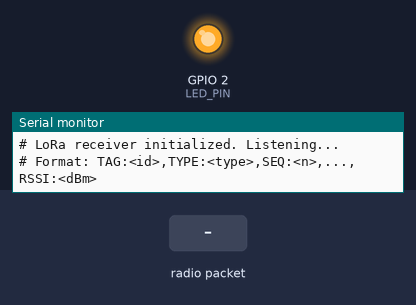
Simulated run of this sketch. Board: ESP32. Shown: output pins drawn as LEDs (lit = HIGH), the last lines printed to the serial monitor. The inputs (shaded band) are chosen by the test bench. No radio packets arrive unless stated.

Above: at 0.04 s.
At 1.7 s:
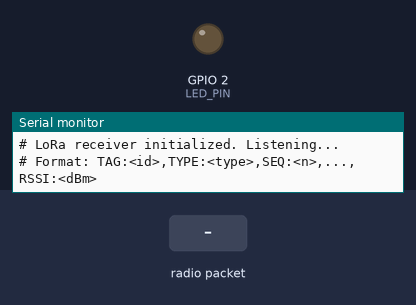
1.8 s: radio packet "1" arrives
At 2.3 s:
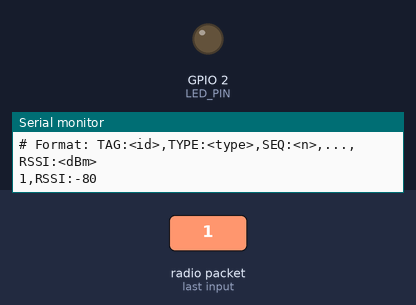
Timing chart, 0 to 4.8 s (numbered marks = the images above; inputs shaded):
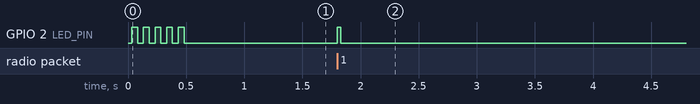

The sketch:

esp32_lora_bridge_receiver.ino
```cpp
/*
 * ============================================================================
 * SudarshanChakra — ESP32 LoRa-to-Serial Bridge (RECEIVER)
 * ============================================================================
 *
 * This firmware runs on the ESP32 LoRa module plugged into the Edge Node
 * via USB. It receives LoRa packets from worker beacons and child safety
 * tags, appends RSSI, and forwards them over USB-Serial to the Edge Node
 * Python software (lora_receiver.py).
 *
 * This is the RECEIVER. The TRANSMITTER firmware is esp32_lora_tag.ino.
 *
 * Hardware:
 *   - ESP32 DevKit V1
 *   - SX1276/SX1278 LoRa module (same frequency as transmitter tags)
 *   - USB cable to Edge Node PC
 *   - No battery needed — powered by USB
 *
 * Wiring: Same as esp32_lora_tag.ino LoRa pins (see that file for pinout)
 *
 * Output format (over USB-Serial at 115200 baud):
 *   TAG:<id>,TYPE:<type>,SEQ:<n>,ACCEL:<g>,BAT:<v>,RSSI:<dBm>
 *
 * The Edge Node's lora_receiver.py reads lines from /dev/ttyUSB0 and
 * parses this format.
 * ============================================================================
 */

#include <SPI.h>
#include <LoRa.h>

// ── LoRa Configuration (must match transmitter tags) ─────────────────────
#define LORA_FREQUENCY    433E6      // Must match esp32_lora_tag.ino
#define LORA_BANDWIDTH    125E3
#define LORA_SPREADING    7          // SF7
#define LORA_SYNC_WORD    0x12       // Default sync word

// ── Pin Definitions (same as transmitter) ────────────────────────────────
#define LORA_SCK   5
#define LORA_MISO  19
#define LORA_MOSI  27
#define LORA_NSS   18
#define LORA_RST   14
#define LORA_DIO0  26
#define LED_PIN    2

// ── Stats ────────────────────────────────────────────────────────────────
unsigned long packetsReceived = 0;
unsigned long lastStatsTime = 0;

void setup() {
    Serial.begin(115200);
    while (!Serial && millis() < 3000);

    pinMode(LED_PIN, OUTPUT);

    Serial.println("# ============================================");
    Serial.println("# SudarshanChakra LoRa Bridge Receiver");
    Serial.println("# Forwarding LoRa packets to USB-Serial");
    Serial.println("# ============================================");

    // Initialize LoRa
    SPI.begin(LORA_SCK, LORA_MISO, LORA_MOSI, LORA_NSS);
    LoRa.setPins(LORA_NSS, LORA_RST, LORA_DIO0);

    if (!LoRa.begin(LORA_FREQUENCY)) {
        Serial.println("# ERROR: LoRa init failed!");
        while (1) {
            digitalWrite(LED_PIN, !digitalRead(LED_PIN));
            delay(100);
        }
    }

    LoRa.setSpreadingFactor(LORA_SPREADING);
    LoRa.setSignalBandwidth(LORA_BANDWIDTH);
    LoRa.enableCrc();

    // Continuous receive mode
    LoRa.receive();

    Serial.println("# LoRa receiver initialized. Listening...");
    Serial.println("# Format: TAG:<id>,TYPE:<type>,SEQ:<n>,...,RSSI:<dBm>");

    // Ready blink
    for (int i = 0; i < 5; i++) {
        digitalWrite(LED_PIN, HIGH);
        delay(50);
        digitalWrite(LED_PIN, LOW);
        delay(50);
    }
}

void loop() {
    // Check for incoming LoRa packet
    int packetSize = LoRa.parsePacket();

    if (packetSize > 0) {
        // Read packet content
        String packet = "";
        while (LoRa.available()) {
            packet += (char)LoRa.read();
        }

        // Get RSSI of received packet
        int rssi = LoRa.packetRssi();

        // Append RSSI to packet and forward to USB-Serial
        // lora_receiver.py parses this line format
        String output = packet + ",RSSI:" + String(rssi);
        Serial.println(output);

        // LED flash on receive
        digitalWrite(LED_PIN, HIGH);
        delay(30);
        digitalWrite(LED_PIN, LOW);

        packetsReceived++;
    }

    // Print stats every 60 seconds (lines starting with # are ignored by parser)
    if (millis() - lastStatsTime > 60000) {
        Serial.print("# Stats: ");
        Serial.print(packetsReceived);
        Serial.print(" packets received, uptime ");
        Serial.print(millis() / 1000);
        Serial.println("s");
        lastStatsTime = millis();
    }
}
```

Measured:
- after the input at 1.8 s, GPIO 2 (LED_PIN): LOW → HIGH at once, → LOW 0.03 s later
